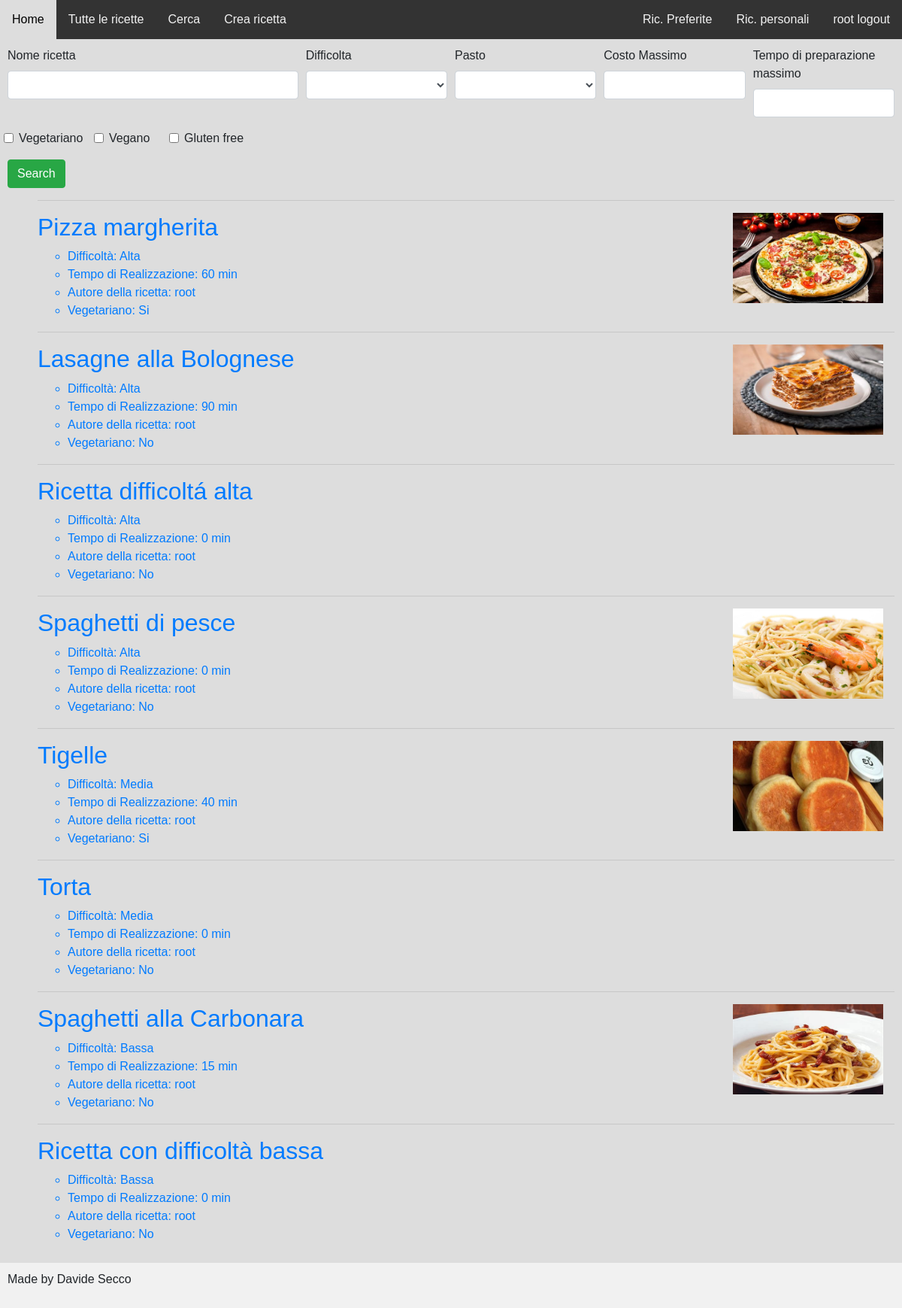
/search/ (signed in), run on the app's committed database.
### gestione/models.py (models this page shows, shortened)
class Ricetta(models.Model):
    nome = models.CharField(max_length=50)
    difficoltá = models.CharField(max_length=50, choices=DIFFICOLTA_CHOICES, default="Bassa")
    portata = models.CharField(max_length=50, choices = PORTATA_CHOICES, default="Primo")
    costo = models.IntegerField(default=0)
    tempo_preparazione = models.IntegerField(default=0)
    tempo_cottura = models.IntegerField(default=0)
    porzioni = models.IntegerField(default=1)
    vegetariano = models.BooleanField(default = False)
    vegano = models.BooleanField(default = False)
    gluten_free = models.BooleanField(default = False)
    immagine = models.ImageField(null=True, blank=True)
    procedimento = models.TextField(null=True, blank=True)
    utente = models.ForeignKey(User, on_delete=models.CASCADE, blank=True, null=True, default=None)
    def __str__(self):
        out = self.nome
        return out
    class Meta:
        verbose_name_plural = "Ricette"

### gestione/views.py (the view, shortened to what this page needs)
# urls.py: path("search/", search_advanced, name="search"),
def search_advanced(request):
    form = SearchForm()
    if request.user.is_authenticated:
        qs = reccomendation_system(request)
    else:
        qs = Ricetta.objects.all()
    context = {
        "form" : form,
        "object_list" : qs
    }
    return render (request, "gestione/search_advanced.html", context=context)

### gestione/forms.py
class SearchForm(forms.Form):
    nome = forms.CharField(label="Nome ricetta", max_length=100, required=False) #min_lenght=3,
    difficolta = forms.ChoiceField(label = "Difficolta", choices=DIFFICOLTA_CHOICES, required = False)
    portata = forms.ChoiceField(label="Pasto", choices=PORTATA_CHOICES, required=False)
    costo_max = forms.IntegerField(label="Costo Massimo", required=False)
    t_prep = forms.IntegerField(label="Tempo di preparazione massimo", required=False)
    is_vegetarian = forms.BooleanField(label = "Vegetariano", required=False)
    is_vegan = forms.BooleanField(label = "Vegano", required=False)
    is_gluten_free = forms.BooleanField(label = "Gluten free", required=False)

### gestione/templates/gestione/search_advanced.html (shortened to what this page needs)
{% extends "lista_ricette.html" %}
{% load crispy_forms_tags %}
{% block ricerca %}
    <form action="{% url 'search' %}" method="POST">{% csrf_token %}
        <div class="form-row">
            <div class="form-group col-md-4 mb-0">
              {{ form.nome|as_crispy_field }}
            </div>
            <div class="form-group col-md-2 mb-0">
                {{ form.difficolta|as_crispy_field }}
              </div>
            <div class="form-group col-md-2 mb-0">
                {{ form.portata|as_crispy_field }}
              </div>
            <div class="form-group col-md-2 mb-0">
                {{ form.costo_max|as_crispy_field }}
              </div>
            <div class="form-group col-md-2 mb-0">
              {{ form.t_prep|as_crispy_field }}
            </div>
        </div>
        <div class="form-row">
            <div class="horizontalgap" style="width:120px">
                {{ form.is_vegetarian|as_crispy_field }}
            </div>
            <div class="horizontalgap" style="width:100px">
                {{ form.is_vegan|as_crispy_field }}
            </div>
            <div class="horizontalgap" style="width:200px">
                {{ form.is_gluten_free|as_crispy_field }}
            </div>
        </div>
        <input type="submit" class="btn btn-success" value="Search" name='q'>
    </form>
{% endblock %}

### templates/lista_ricette.html (shortened to what this page needs)
{% extends 'base.html' %}
{% block content %}
    {% if object_list %}
        {% for ricetta in object_list %}
            <ul>
                <articole>
                    <hr>
                    <a href="{% url 'ricetta' ricetta.id %}">
                        {% if ricetta.immagine %}
                            {% load static %}<img src="{% static ricetta.immagine.url %}" width="200" height="120" align=right Hspace="15" Vspace="0" Border="0">
                        {% endif %}
                        <h2> {{ ricetta }} </h2>
                        <ul>
                            <li> Difficoltà: {{ ricetta.get_difficoltá_display }}</li>
                            <li> Tempo di Realizzazione: {{ ricetta.tempo_preparazione }} min </li>
                            <li> Autore della ricetta: {{ ricetta.utente }} </li>
                            <li> Vegetariano:
                                {% if ricetta.vegetariano %} Si
                                {% else %} No
                                {% endif %}
                            </li>
                        </ul>
                    </a>
                </articole>
            </ul>
        {% endfor %}
    {% else %}
        Non ci sono ricette in questa categoria
    {% endif %}
{% endblock %}

### templates/base.html (shortened to what this page needs)
<!DOCTYPE html>
<html lang="en">
{% block head %}
<head>
    {% load static %}
    <link rel="stylesheet" href="https://cdn.jsdelivr.net/npm/bootstrap@4.6.2/dist/css/bootstrap.min.css"
>
    <link rel="stylesheet" type="text/css" href='{% static "/css/style.css" %}'>
    <link rel="stylesheet" href="https://cdnjs.cloudflare.com/ajax/libs/font-awesome/4.7.0/css/font-awesome.min.css">
</head>
{% endblock %}
<body>
<div class="topnav">
  <a class=myclass2 href="{% url 'homepage' %}">Home</a>
  <a class=myclass2 href="{% url 'listaricette' %}">Tutte le ricette</a>
  <a class=myclass2 href="{% url 'search' %}">Cerca</a>
  <a class=myclass2 href="{% url 'crearicettaavanzato' %}">Crea ricetta </a>
  {% if user.is_authenticated %}
    <a class=myclass href="{% url 'logout' %}"> {{user.username }} logout </a>
    <a class=myclass href="{% url 'listaricetteprivate' %}"> Ric. personali </a>
    <a class=myclass href="{% url 'listaricettepreferite' %}"> Ric. Preferite </a>
  {% else %}
    <a class=myclass href="{% url 'login' %}"> Login </a>
    <a class=myclass href="{% url 'register' %}"> Registrati </a>
  {% endif %}
</div>
<div class=content>
  {% block ricerca %} {% endblock %}
  {% block content %} {% endblock %}
</div>
<div class="footer">
  <p>Made by Davide Secco </p>
</div>
</body>
</html>

### static/css/style.css (style rules this page uses)
* { box-sizing: border-box; font-family: Arial, Helvetica, sans-serif; }
body { font-family: Arial, Helvetica, sans-serif; }
.topnav { overflow: hidden; background-color: #333; }
.myclass { float: right; }
.myclass2 { float: left; }
.topnav a { display: block; color: #f2f2f2; text-align: center; padding: 14px 16px; text-decoration: none; }
.content { background-color: #ddd; padding: 10px; }
.footer { background-color: #f1f1f1; padding: 10px; }

### data on the page
Ricetta: immagine (picture), nome "Pizza margherita", difficoltá "Alta", tempo_preparazione "60", utente "root", vegetariano "Si"
Ricetta: immagine (picture), nome "Lasagne alla Bolognese", difficoltá "Alta", tempo_preparazione "90", utente "root", vegetariano "No"
Ricetta: nome "Ricetta difficoltá alta", difficoltá "Alta", tempo_preparazione "0", utente "root", vegetariano "No"
Ricetta: immagine (picture), nome "Spaghetti di pesce", difficoltá "Alta", tempo_preparazione "0", utente "root", vegetariano "No"
Ricetta: immagine (picture), nome "Tigelle", difficoltá "Media", tempo_preparazione "40", utente "root", vegetariano "Si"
Ricetta: nome "Torta", difficoltá "Media", tempo_preparazione "0", utente "root", vegetariano "No"
Ricetta: immagine (picture), nome "Spaghetti alla Carbonara", difficoltá "Bassa", tempo_preparazione "15", utente "root", vegetariano "No"
Ricetta: nome "Ricetta con difficoltà bassa", difficoltá "Bassa", tempo_preparazione "0", utente "root", vegetariano "No"

### other printed values
{{ user.username }} "root"
